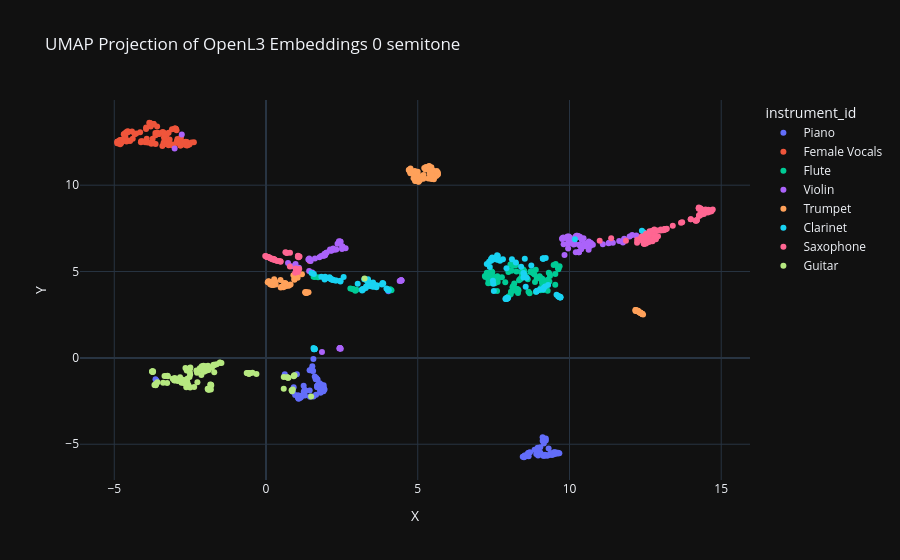

Notebook code cell kept with this figure:
### Code cell
embedding_path_openl3 = "./Embedding/OpenL3_embeddings/0"
processor_openl3 = EmbeddingPreprocessor(embedding_path_openl3, model_name="OpenL3")
processor_openl3.visualize_embeddings()
